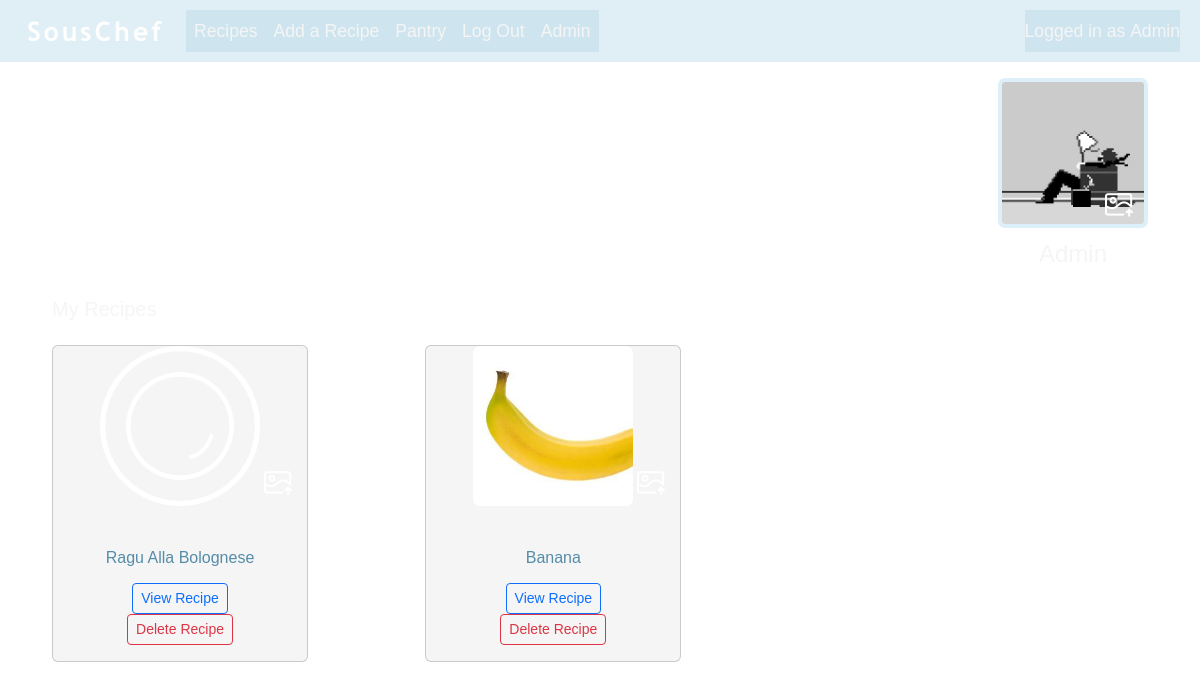
Page /user_dashboard/ (signed in) on the committed database.
### souschef/models.py (models this page shows, shortened)
class User(AbstractUser):
    pass

class UserDashboard(models.Model):
    user_name = models.OneToOneField(User, on_delete=models.CASCADE, related_name="user_name")
    created = models.DateTimeField(auto_now_add=True)
    profile_picture = models.ImageField(upload_to="profile_pics", null=True, blank=True)
    favourites = models.ManyToManyField('Recipe', blank=True, related_name='favourite_of')

class Recipe(models.Model):
    title = models.CharField(max_length=128)
    description = models.TextField()
    ingredients = models.ManyToManyField(Ingredient, through="IngredientPerRecipe")
    image = models.ImageField(upload_to="recipe_pics", null=True, blank=True)
    created_by = models.ForeignKey(User, on_delete=models.CASCADE)
    created_on = models.DateTimeField(auto_now_add=True)

### souschef/views.py (the view)
# urls.py: path("user_dashboard/", views.user_dashboard, name="user_dashboard"),
def user_dashboard(request):
    if request.user.is_authenticated:
        current_user = request.user
        profile = UserDashboard.objects.get(user_name=current_user)
        recipes = Recipe.objects.filter(created_by=current_user)
        form = UserDashboardForm()
        recipe_form = NewRecipeForm()
        if request.method == "GET":
            return render(request, "souschef/user_dashboard.html", {
                "profile": profile,
                "recipes": recipes,
                "form": form
            })
        elif request.method == "POST":
            profile.profile_picture.delete()
            image = request.FILES.get("croppedImage")
            profile.profile_picture.save(image.name, image)
            return JsonResponse({"message": "Picture updated successfully!"})
    else:
        return redirect('login')

### souschef/templates/souschef/user_dashboard.html (shortened to what this page needs)
{% extends "SousChef/layout.html" %}
{% load static %}
{% block body %}
<div class="container-fluid px-4">
        <div class="row mt-2 mx-3">
            <div class="col"></div>
            <div class="col d-flex justify-content-end">
                <div class="d-flex flex-column align-items-center">
                    <div class="mb-2" style="position: relative">
                    {% if profile.profile_picture %}
                        <img class="profilepic border border-4" src="{{ profile.profile_picture.url }}" id="imagePreview1"></img>
                    {% else %}
                        <img class="profilepic border border-4" src="{% static 'images/default_pics/default_profile.png' %}" id="imagePreview1"></img>
                    {% endif %}
                    <label for="pictureUpload" class="btn btn-outline" style="position: absolute; bottom: 0; right: 0;">
                        <img class="action-icon" src="{% static 'images/updateprofile.png' %}">
                    </label>
                    </div>
                    <div class="fs-4">{{ profile.user_name }}</div>
                </div>
            </div>
        </div>
        <div class="row mt-2 mx-3">
                <h5 class="mb-3">My Recipes</h5>
                {% for recipe in recipes %}
                    <div class="col-md-4 my-2">
                        <div class="card recipe-card text-center" style="width: 16rem;">
                            <div class="mb-2" style="position: relative">
                                {% if recipe.image %}
                                    <a class="my-3 mx-auto" href="{% url 'recipe' recipe.id %}">
                                    <img src="{{ recipe.image.url }}" class="card-img-top img-fluid recipe-image" alt="recipe image">
                                    </a>
                                {% else %}
                                    <a class="my-3 mx-auto" href="{% url 'recipe' recipe.id %}">
                                    <img src="{% static 'images/default_pics/default_recipe.png' %}" class="card-img-top img-fluid recipe-image" alt="recipe image">
                                    </a>
                                {% endif %}
                                <label for="imageUpload" class="btn btn-outline" style="position: absolute; bottom: 0; right: 0;">
                                    <img class="action-icon" src="{% static 'images/updateprofile.png' %}">
                                </label>
                            </div>
                            <div class="card-body">
                                <h6 class="card-title">{{ recipe.title }}</h6>
                                <div class="mt-3"
                                    <a href="{% url 'recipe' recipe.id %}" class="btn btn-outline-primary btn-sm mx-1">View Recipe</a>
                                    <button type="button" class="btn btn-outline-danger btn-sm mx-1" data-bs-toggle="modal" data-bs-target="#confirmDeleteModal-{{ recipe.id }} ">Delete Recipe</button>
                                </div>
                            </div>
                        </div>
                    </div>
                {% endfor %}
</div>
{% endblock %}

### souschef/templates/souschef/layout.html (shortened to what this page needs)
{% load static %}
<!DOCTYPE html>
<html lang="en">
    <head>
        <link href="https://cdnjs.cloudflare.com/ajax/libs/cropperjs/1.6.2/cropper.css" rel="stylesheet">
        <link href="https://cdn.jsdelivr.net/npm/bootstrap@5.3.3/dist/css/bootstrap.min.css" rel="stylesheet">
        <link href="{% static 'styles.css' %}" rel="stylesheet">
    </head>
    <body>
        <nav class="navbar navbar-expand-lg nav-colours pt-2 mb-3">
            <div class="container-fluid ms-2">
                <a class="navbar-brand" href="{% url 'index' %}">
                    <img src="{% static 'images/souschef.png' %}" alt="Logo" width="150" height="auto" class="d-inline-block p-2">
                </a>
                <div class="collapse navbar-collapse" id="toggle">
                    <ul class="navbar-nav me-auto mb-3 mb-lg-0 nav-colours">
                        <li class="nav-item">
                            <a class="nav-link" href="{% url 'recipes' %}">Recipes</a>
                        </li>
                        {% if user.is_authenticated %}
                            <li class="nav-item">
                                <a class="nav-link" href="{% url 'add_recipe' %}">Add a Recipe</a>
                            </li>
                            <li class="nav-item">
                                <a class="nav-link" href="{% url 'pantry' %}">Pantry</a>
                            </li>
                            <li class="nav-item">
                                <a class="nav-link" href="{% url 'logout' %}">Log Out</a>
                            </li>
                        {% endif %}
                        {% if user.is_staff %}
                            <li class="nav-item">
                                <a class="nav-link" href="/admin/">Admin</a>
                            </li>
                        {% endif %}
                    </ul>
                    <div class="me-2 nav-colours">
                        {% if user.is_authenticated %}
                            <div class="navbar-text d-flex align-items-center">
                                Logged in as<a class="nav-link custom-ms" href="{% url 'user_dashboard' %}">{{ user.username }}</a>
                            </div>
                        {% else %}
                            <span class="navbar-text">Not logged in</span>
                        {% endif %}
                    </div>
                </div>
            </div>
        </nav>
        {% block body %}
        {% endblock %}
    </body>
</html>

### souschef/static/styles.css (style rules this page uses)
a { text-decoration: none; color: whitesmoke; }
body { background-image: url("/static/images/background.jpg"); background-position: center; background-repeat: vertical; background-attachment: fixed; background-size: 2000px; color: whitesmoke; font-family: 'sofiapro-light', 'Helvetica', 'Arial', sans-serif; font-size: 1.1em; }
.border { border-color: #ddeff8 !important; }
.nav-colours { background-color: rgba(177, 213, 231, 0.4); }
.navbar-text { color: whitesmoke; }
.nav-link { color: whitesmoke !important; }
.col { max-width: 50%; }
.custom-ms { margin-left: 0.3rem; }
.profilepic { width: auto; height: 150px; border-radius: 7px; }
.recipe-image { height: 160px; width: auto; border-radius: 7px; }
.card { background-color: #DDEFF8; }
.recipe-card { background-color: whitesmoke; color: #558ca7; }

### rows in the picture
User: username "Admin"
UserDashboard: profile_picture (picture)
Recipe: title "Ragu Alla Bolognese"
Recipe: image (picture), title "Banana"
